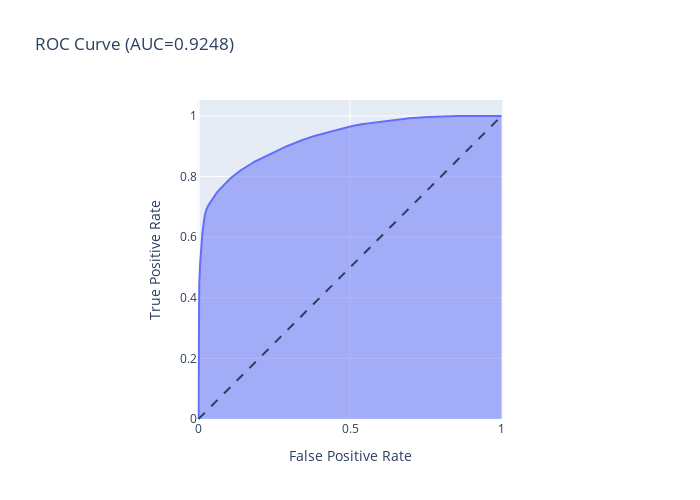

Write notebook code for a chart like this one.
### Code cell
train_df, test_df, train_labels, test_labels = get_train_test(df_catboost)

# initialize CatBoostClassifier
model_v1 = CatBoostClassifier(random_seed=42, iterations=250, depth=8, learning_rate=0.4, boosting_type='Ordered', bootstrap_type='Bernoulli', eval_metric='AUC', task_type='GPU')


# fit model
model_v1.fit(train_df, train_labels, cat_features=cat_features, eval_set=(test_df, test_labels))


predictions = model_v1.predict_proba(test_df) # получаем предсказания


print(f"ROC_AUC_score = {roc_auc_score(test_labels, predictions[:,1])}\n")

graphic_roc_auc(test_labels, predictions[:,1]) # рисуем график

### Figure 1 — Plotly figure (JSON) as saved in the notebook; plotly's stock layout.template omitted (floating-point values rounded to 4 significant figures; data arrays with more than 128 entries replaced by an {"elided": "..."} marker saying what was removed)
{"data": [{"fillpattern": {"shape": ""}, "hovertemplate": "False Positive Rate=%{x}<br>True Positive Rate=%{y}<extra></extra>", "legendgroup": "", "line": {"color": "#636efa"}, "marker": {"symbol": "circle"}, "mode": "lines", "name": "", "orientation": "v", "showlegend": false, "stackgroup": "1", "type": "scatter", "x": {"elided": "68784 float values"}, "xaxis": "x", "y": {"elided": "68784 float values"}, "yaxis": "y"}], "layout": {"height": 500, "legend": {"tracegroupgap": 0}, "shapes": [{"line": {"dash": "dash"}, "type": "line", "x0": 0, "x1": 1, "y0": 0, "y1": 1}], "title": {"text": "ROC Curve (AUC=0.9248)"}, "width": 700, "xaxis": {"anchor": "y", "constrain": "domain", "domain": [0, 1], "title": {"text": "False Positive Rate"}}, "yaxis": {"anchor": "x", "domain": [0, 1], "scaleanchor": "x", "scaleratio": 1, "title": {"text": "True Positive Rate"}}}}
